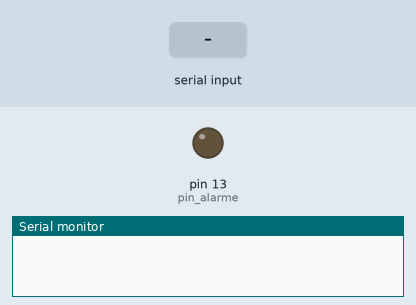
Recording of a sketch running on a simulated Arduino Uno, built with avr-gcc and run on an emulated ATmega328P. On the bench: output pins drawn as LEDs (lit = HIGH), the last lines printed to the serial monitor. Inputs (shaded band) come from the test bench.

Above: at 1.2 s.
1.3 s: "1" received over Serial
At 2.3 s:
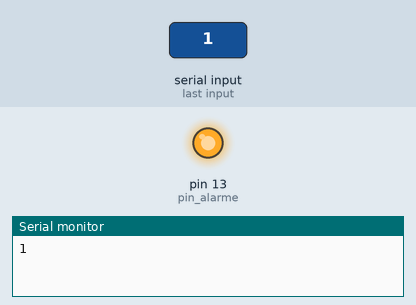
2.8 s: "0" received over Serial
At 3.5 s:
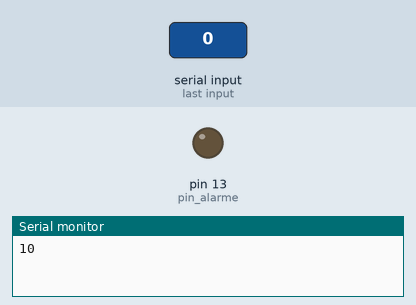
Timing chart, 0 to 5.8 s (numbered marks = the images above; inputs shaded):
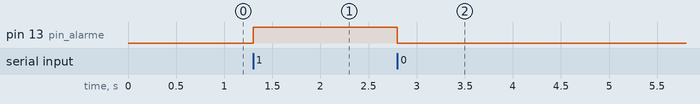

Measured:
- after the input at 1.3 s, pin 13 (pin_alarme): LOW → HIGH at once
- after the input at 2.8 s, pin 13 (pin_alarme): HIGH → LOW at once

The sketch:

output_alarme.ino
```cpp
#define pin_alarme 13
char data ;

void setup() {
  // put your setup code here, to run once:
  pinMode(pin_alarme , OUTPUT) ;
  digitalWrite(pin_alarme ,LOW); // alarme initialement eteinte
  Serial.begin(9600);
}

void loop() {
  // put your main code here, to run repeatedly:
  if (Serial.available())
  {
    data=Serial.read();

    if (data == '1' ) // si le caractere envoyer = 1
    {
      digitalWrite(pin_alarme,HIGH); // activer l alarme
      Serial.write('1'); // envoyer l etat de l alarme
    }
    else if (data == '0' ) // si on envoie 0
    {
      digitalWrite(pin_alarme,LOW); // desactiver l alarme
      Serial.write('0'); // envoyer l etat de l alarme
    }

  }

}
```
